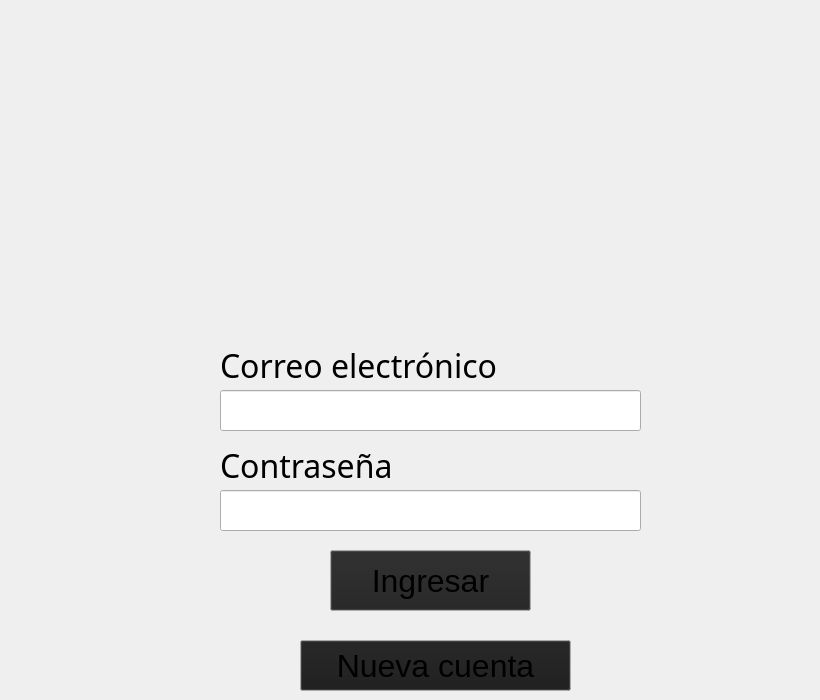
    <widget class="QWidget" name="page_2">
     <widget class="QLabel" name="lblIngresaCorr">
      <property name="geometry">
       <rect>
        <x>220</x>
        <y>340</y>
        <width>331</width>
        <height>51</height>
       </rect>
      </property>
      <property name="font">
       <font>
        <family>Dubai Medium</family>
        <pointsize>24</pointsize>
       </font>
      </property>
      <property name="text">
       <string>Correo electrónico</string>
      </property>
     </widget>
     <widget class="QLabel" name="lblIngresaCont_2">
      <property name="geometry">
       <rect>
        <x>220</x>
        <y>440</y>
        <width>231</width>
        <height>51</height>
       </rect>
      </property>
      <property name="font">
       <font>
        <family>Dubai Medium</family>
        <pointsize>24</pointsize>
       </font>
      </property>
      <property name="text">
       <string>Contraseña</string>
      </property>
     </widget>
     <widget class="QLineEdit" name="tbxIngresCorr">
      <property name="geometry">
       <rect>
        <x>220</x>
        <y>390</y>
        <width>421</width>
        <height>41</height>
       </rect>
      </property>
     </widget>
     <widget class="QLineEdit" name="tbxIngresaContra">
      <property name="geometry">
       <rect>
        <x>220</x>
        <y>490</y>
        <width>421</width>
        <height>41</height>
       </rect>
      </property>
      <property name="palette">
       <palette>
        <active>
         <colorrole role="WindowText">
          <brush brushstyle="SolidPattern">
           <color alpha="255">
            <red>255</red>
            <green>255</green>
            <blue>255</blue>
           </color>
          </brush>
         </colorrole>
         <colorrole role="Dark">
          <brush brushstyle="SolidPattern">
           <color alpha="255">
            <red>61</red>
            <green>60</green>
            <blue>60</blue>
           </color>
          </brush>
         </colorrole>
         <colorrole role="Text">
          <brush brushstyle="SolidPattern">
           <color alpha="255">
            <red>0</red>
            <green>0</green>
            <blue>0</blue>
           </color>
          </brush>
         </colorrole>
         <colorrole role="ButtonText">
          <brush brushstyle="SolidPattern">
           <color alpha="255">
            <red>255</red>
            <green>255</green>
            <blue>255</blue>
           </color>
          </brush>
         </colorrole>
        </active>
        <inactive>
         <colorrole role="WindowText">
          <brush brushstyle="SolidPattern">
           <color alpha="255">
            <red>255</red>
            <green>255</green>
            <blue>255</blue>
           </color>
          </brush>
         </colorrole>
         <colorrole role="Dark">
          <brush brushstyle="SolidPattern">
           <color alpha="255">
            <red>61</red>
            <green>60</green>
            <blue>60</blue>
           </color>
          </brush>
         </colorrole>
         <colorrole role="Text">
          <brush brushstyle="SolidPattern">
           <color alpha="255">
            <red>0</red>
            <green>0</green>
            <blue>0</blue>
           </color>
          </brush>
         </colorrole>
         <colorrole role="ButtonText">
          <brush brushstyle="SolidPattern">
           <color alpha="255">
            <red>255</red>
            <green>255</green>
            <blue>255</blue>
           </color>
          </brush>
         </colorrole>
        </inactive>
        <disabled>
         <colorrole role="WindowText">
          <brush brushstyle="SolidPattern">
           <color alpha="255">
            <red>61</red>
            <green>60</green>
            <blue>60</blue>
           </color>
          </brush>
         </colorrole>
         <colorrole role="Dark">
          <brush brushstyle="SolidPattern">
           <color alpha="255">
            <red>61</red>
            <green>60</green>
            <blue>60</blue>
           </color>
          </brush>
         </colorrole>
         <colorrole role="Text">
          <brush brushstyle="SolidPattern">
           <color alpha="255">
            <red>61</red>
            <green>60</green>
            <blue>60</blue>
           </color>
          </brush>
         </colorrole>
         <colorrole role="ButtonText">
          <brush brushstyle="SolidPattern">
           <color alpha="255">
            <red>61</red>
            <green>60</green>
            <blue>60</blue>
           </color>
          </brush>
         </colorrole>
        </disabled>
       </palette>
      </property>
     </widget>
     <widget class="QPushButton" name="btnNuevacuenta">
      <property name="geometry">
       <rect>
        <x>300</x>
        <y>640</y>
        <width>271</width>
        <height>51</height>
       </rect>
      </property>
      <property name="palette">
       <palette>
        <active>
         <colorrole role="Button">
          <brush brushstyle="SolidPattern">
           <color alpha="255">
            <red>27</red>
            <green>27</green>
            <blue>27</blue>
           </color>
          </brush>
         </colorrole>
        </active>
        <inactive>
         <colorrole role="Button">
          <brush brushstyle="SolidPattern">
           <color alpha="255">
            <red>27</red>
            <green>27</green>
            <blue>27</blue>
           </color>
          </brush>
         </colorrole>
        </inactive>
        <disabled>
         <colorrole role="Button">
          <brush brushstyle="SolidPattern">
           <color alpha="255">
            <red>27</red>
            <green>27</green>
            <blue>27</blue>
           </color>
          </brush>
         </colorrole>
        </disabled>
       </palette>
      </property>
      <property name="font">
       <font>
        <pointsize>24</pointsize>
       </font>
      </property>
      <property name="text">
       <string>Nueva cuenta</string>
      </property>
     </widget>
     <widget class="QPushButton" name="btnIngresar">
      <property name="geometry">
       <rect>
        <x>330</x>
        <y>550</y>
        <width>201</width>
        <height>61</height>
       </rect>
      </property>
      <property name="palette">
       <palette>
        <active>
         <colorrole role="Button">
          <brush brushstyle="SolidPattern">
           <color alpha="255">
            <red>34</red>
            <green>34</green>
            <blue>34</blue>
           </color>
          </brush>
         </colorrole>
        </active>
        <inactive>
         <colorrole role="Button">
          <brush brushstyle="SolidPattern">
           <color alpha="255">
            <red>34</red>
            <green>34</green>
            <blue>34</blue>
           </color>
          </brush>
         </colorrole>
        </inactive>
        <disabled>
         <colorrole role="Button">
          <brush brushstyle="SolidPattern">
           <color alpha="255">
            <red>34</red>
            <green>34</green>
            <blue>34</blue>
           </color>
          </brush>
         </colorrole>
        </disabled>
       </palette>
      </property>
      <property name="font">
       <font>
        <pointsize>24</pointsize>
       </font>
      </property>
      <property name="text">
       <string>Ingresar</string>
      </property>
     </widget>
     <widget class="QLabel" name="labelparalogo">
      <property name="geometry">
       <rect>
        <x>40</x>
        <y>40</y>
        <width>771</width>
        <height>261</height>
       </rect>
      </property>
      <property name="text">
       <string/>
      </property>
      <property name="pixmap">
       <pixmap resource="Recursos.qrc">:/EXTRAS/EXTRAS/logooooo.jpg</pixmap>
      </property>
     </widget>
    </widget>
